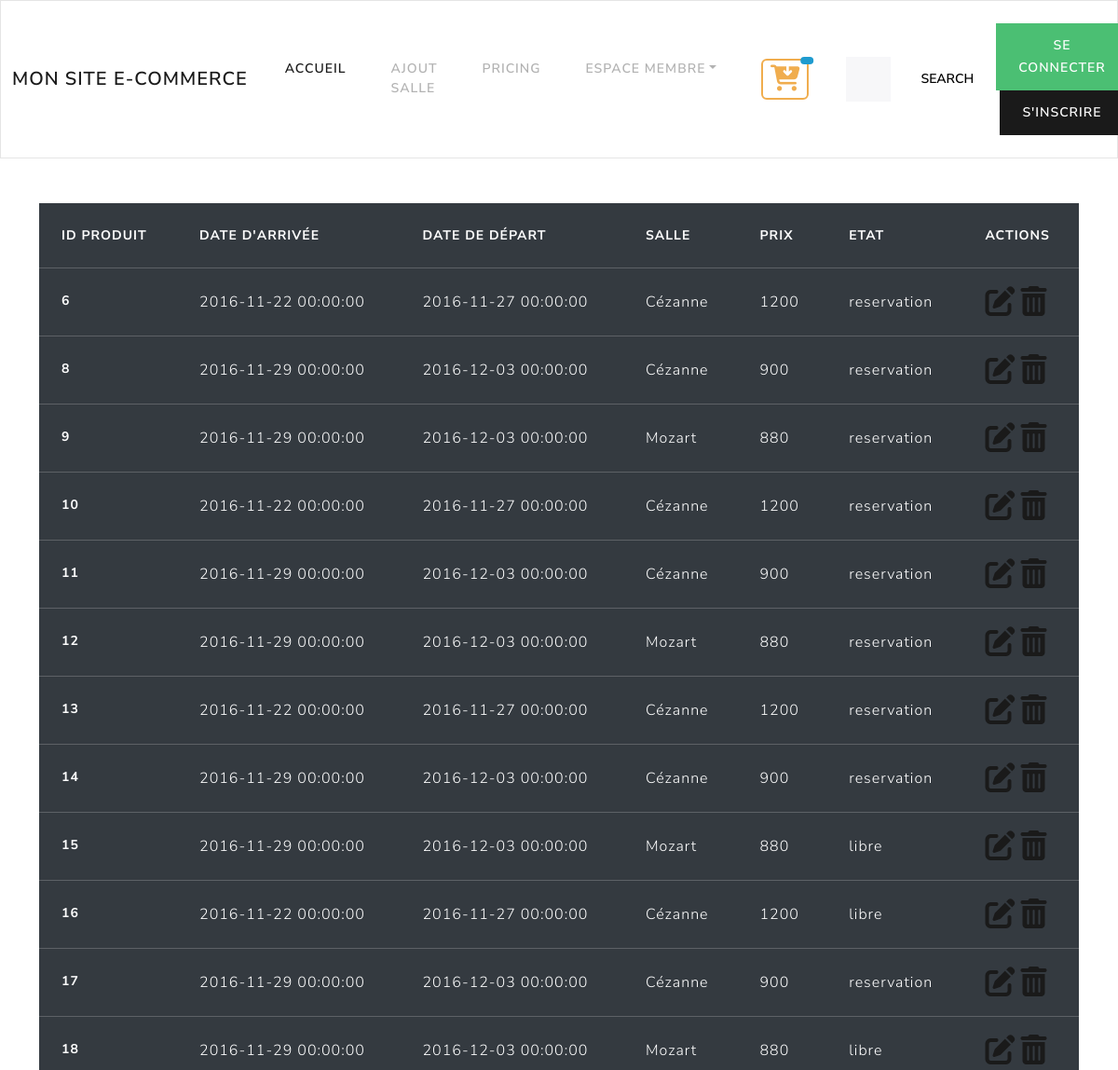
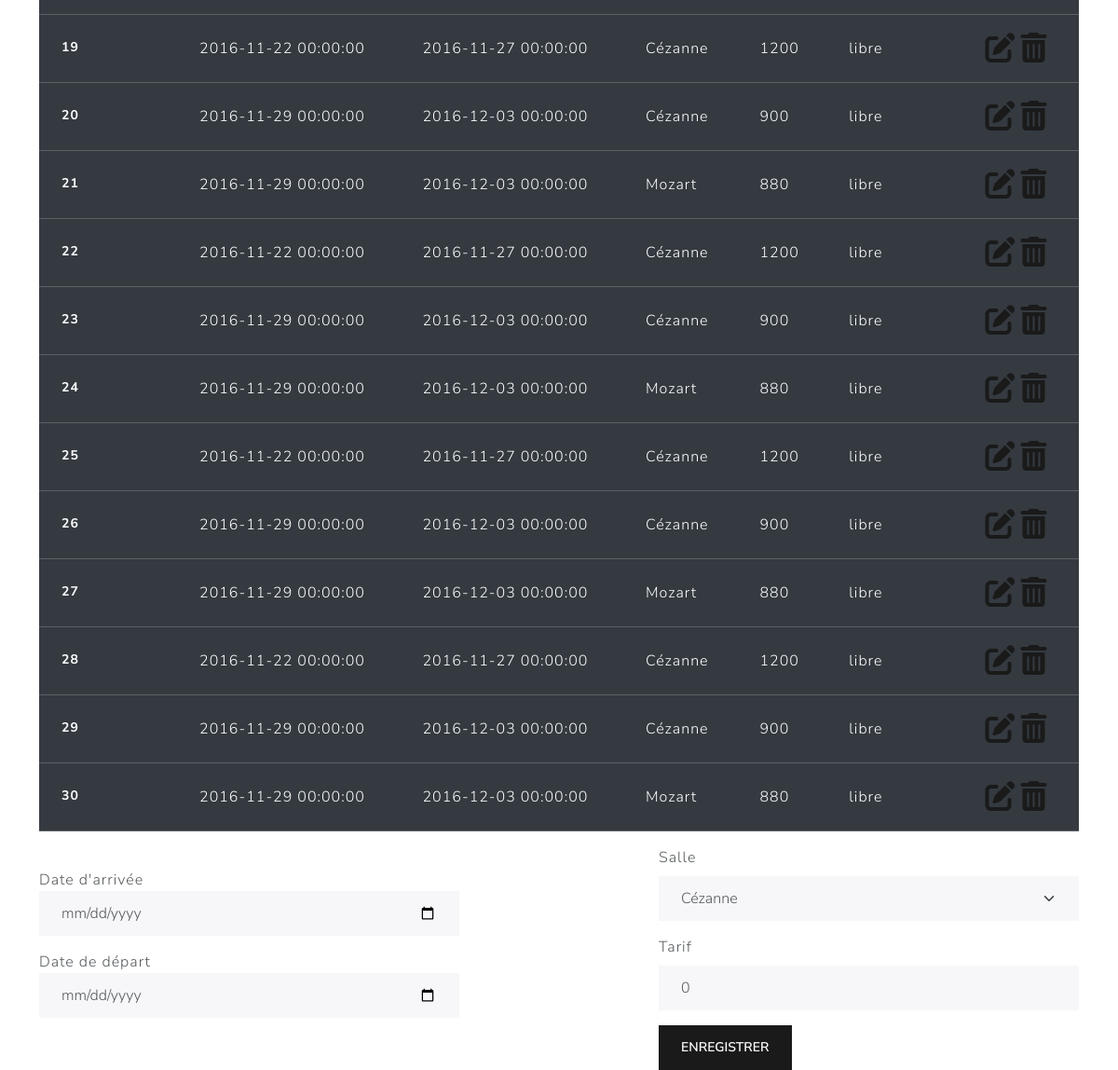
The app's page /admin/gestion_produit.php with its own data (2 pictures, top to bottom).
### tables this page shows
CREATE TABLE `produit` (
  `id_produit` int(3) NOT NULL,
  `id_salle` int(3) NOT NULL,
  `date_arrivee` datetime NOT NULL,
  `date_depart` datetime NOT NULL,
  `prix` int(3) NOT NULL,
  `etat` enum('libre','reservation') NOT NULL
);

CREATE TABLE `salle` (
  `id_salle` int(3) NOT NULL,
  `titre` varchar(200) NOT NULL,
  `description` text NOT NULL,
  `photo` varchar(200) NOT NULL,
  `pays` varchar(20) NOT NULL,
  `ville` varchar(20) NOT NULL,
  `adresse` varchar(50) NOT NULL,
  `cp` int(5) NOT NULL,
  `capacite` int(3) NOT NULL,
  `categorie` enum('réunion','bureau','formation') NOT NULL
);

### inc/init.php (called while the page is built, shortened)
<?php
$pdo = new PDO('mysql:host=localhost;dbname=lokisalle', 'root', 'root', array(PDO::ATTR_ERRMODE => PDO::ERRMODE_WARNING, PDO::MYSQL_ATTR_INIT_COMMAND => 'SET NAMES utf8'));
function executeRequete($requete, $param = array())
{
    foreach ($param as $marqueur => $valeur) {
               $param[$marqueur] = htmlspecialchars($valeur);
    }
    global $pdo;
    $resultat = $pdo->prepare($requete);
    $success = $resultat->execute($param);
    if ($success) {
         return $resultat;
    } else {
        return false;
    }
}

### admin/gestion_produit.php (the view, shortened to what this page needs)
<?php require_once '../inc/header.php';
$resultat= executeRequete("SELECT * FROM produit ");
$produits=$resultat->fetchAll(PDO::FETCH_ASSOC);
$req=executeRequete("SELECT * FROM salle");
$salles=$req->fetchAll(PDO::FETCH_ASSOC);
?>
<table class="table table-dark">
    <thead>
    <tr>
        <th scope="col">id produit</th>
        <th scope="col">date d'arrivée</th>
        <th scope="col">date de départ</th>
        <th scope="col">salle</th>
        <th scope="col">prix</th>
        <th scope="col">etat</th>
        <th scope="col">actions</th>
    </tr>
    </thead>
    <tbody>
    <?php foreach ($produits as $produit):
        $r=executeRequete("SELECT titre FROM salle WHERE id_salle=:id_salle", array(
                ':id_salle'=>$produit['id_salle']
        ));
       $piece=$r->fetch(PDO::FETCH_ASSOC);
        ?>
        <tr>
            <th scope="row"><?= $produit['id_produit'] ?></th>
            <td><?=$produit['date_arrivee'] ?></td>
            <td><?=$produit['date_depart'] ?></td>
            <td><?=$piece['titre']?></td>
            <td><?=$produit['prix'] ?></td>
            <td><?=$produit['etat'] ?></td>
            <td>
                <a href="?id=<?= $produit['id_produit'] ?>&action=edit"><i class="fa-solid fa-pen-to-square fa-2xl"></i></a>
                <a href="?id=<?= $produit['id_produit'] ?>&action=delete"> <i class="fa-solid fa-trash-can fa-2xl"></i></a>
            </td>
        </tr>
    <?php endforeach; ?>
    </tbody>
</table>
<form method="post" action="" enctype="multipart/form-data">
    <div class="row justify-content-between">
        <div class="col-md-5"><br>
            <div class="mb-3">
                <label class="control-label" for="date">Date d'arrivée</label>
                <input class="form-control" value="<?= substr($prod['date_arrivee'], 0, -9) ?? ''; ?>" id="date" name="date_arrivee"  type="date" />
            </div>
            <div class="mb-3">
                <label class="control-label" for="date">Date de départ</label>
                <input class="form-control" value="<?= substr($prod['date_depart'], 0, -9) ?? ''; ?>" id="date" name="date_depart"  type="date" />
            </div>
        </div>
        <div class="col-md-5">
            <div class="mb-3">
                <label for="exampleInputPassword1" class="form-label">Salle</label>
                <select class="form-select" name="id_salle" aria-label="Default select example">
                   <?php foreach ($salles as $salle):  ?>
                       <option <?php if (isset($prod) && $prod['id_salle'] == $salle['id_salle']): echo 'selected'; endif; ?> value="<?= $salle['id_salle'] ?>"><?= $salle['titre'] ?></option>
                    <?php endforeach; ?>
                </select>
            </div>
            <div class="mb-3">
                <label for="exampleInputPassword1" class="form-label">Tarif</label>
                <input type="number" name="prix" value=<?= $prod['prix'] ?? 0 ?> class="form-control" id="exampleInputPassword1" placeholder="Prix en euros">
            </div>
            <button type="submit" class="btn btn-primary">Enregistrer</button>
        </div>
    </div>
</form>
<?php require_once '../inc/footer.php';

### records on screen
produit: id_produit "6", date_arrivee "2016-11-22 00:00:00", date_depart "2016-11-27 00:00:00", id_salle.titre "Cézanne", prix "1200", etat "reservation"
produit: id_produit "8", date_arrivee "2016-11-29 00:00:00", date_depart "2016-12-03 00:00:00", id_salle.titre "Cézanne", prix "900", etat "reservation"
produit: id_produit "9", date_arrivee "2016-11-29 00:00:00", date_depart "2016-12-03 00:00:00", id_salle.titre "Mozart", prix "880", etat "reservation"
produit: id_produit "10", date_arrivee "2016-11-22 00:00:00", date_depart "2016-11-27 00:00:00", id_salle.titre "Cézanne", prix "1200", etat "reservation"
produit: id_produit "11", date_arrivee "2016-11-29 00:00:00", date_depart "2016-12-03 00:00:00", id_salle.titre "Cézanne", prix "900", etat "reservation"
produit: id_produit "12", date_arrivee "2016-11-29 00:00:00", date_depart "2016-12-03 00:00:00", id_salle.titre "Mozart", prix "880", etat "reservation"
produit: id_produit "13", date_arrivee "2016-11-22 00:00:00", date_depart "2016-11-27 00:00:00", id_salle.titre "Cézanne", prix "1200", etat "reservation"
produit: id_produit "14", date_arrivee "2016-11-29 00:00:00", date_depart "2016-12-03 00:00:00", id_salle.titre "Cézanne", prix "900", etat "reservation"
produit: id_produit "15", date_arrivee "2016-11-29 00:00:00", date_depart "2016-12-03 00:00:00", id_salle.titre "Mozart", prix "880", etat "libre"
produit: id_produit "16", date_arrivee "2016-11-22 00:00:00", date_depart "2016-11-27 00:00:00", id_salle.titre "Cézanne", prix "1200", etat "libre"
produit: id_produit "17", date_arrivee "2016-11-29 00:00:00", date_depart "2016-12-03 00:00:00", id_salle.titre "Cézanne", prix "900", etat "reservation"
produit: id_produit "18", date_arrivee "2016-11-29 00:00:00", date_depart "2016-12-03 00:00:00", id_salle.titre "Mozart", prix "880", etat "libre"
produit: id_produit "19", date_arrivee "2016-11-22 00:00:00", date_depart "2016-11-27 00:00:00", id_salle.titre "Cézanne", prix "1200", etat "libre"
produit: id_produit "20", date_arrivee "2016-11-29 00:00:00", date_depart "2016-12-03 00:00:00", id_salle.titre "Cézanne", prix "900", etat "libre"
produit: id_produit "21", date_arrivee "2016-11-29 00:00:00", date_depart "2016-12-03 00:00:00", id_salle.titre "Mozart", prix "880", etat "libre"
produit: id_produit "22", date_arrivee "2016-11-22 00:00:00", date_depart "2016-11-27 00:00:00", id_salle.titre "Cézanne", prix "1200", etat "libre"
produit: id_produit "23", date_arrivee "2016-11-29 00:00:00", date_depart "2016-12-03 00:00:00", id_salle.titre "Cézanne", prix "900", etat "libre"
produit: id_produit "24", date_arrivee "2016-11-29 00:00:00", date_depart "2016-12-03 00:00:00", id_salle.titre "Mozart", prix "880", etat "libre"
produit: id_produit "25", date_arrivee "2016-11-22 00:00:00", date_depart "2016-11-27 00:00:00", id_salle.titre "Cézanne", prix "1200", etat "libre"
produit: id_produit "26", date_arrivee "2016-11-29 00:00:00", date_depart "2016-12-03 00:00:00", id_salle.titre "Cézanne", prix "900", etat "libre"
produit: id_produit "27", date_arrivee "2016-11-29 00:00:00", date_depart "2016-12-03 00:00:00", id_salle.titre "Mozart", prix "880", etat "libre"
produit: id_produit "28", date_arrivee "2016-11-22 00:00:00", date_depart "2016-11-27 00:00:00", id_salle.titre "Cézanne", prix "1200", etat "libre"
produit: id_produit "29", date_arrivee "2016-11-29 00:00:00", date_depart "2016-12-03 00:00:00", id_salle.titre "Cézanne", prix "900", etat "libre"
produit: id_produit "30", date_arrivee "2016-11-29 00:00:00", date_depart "2016-12-03 00:00:00", id_salle.titre "Mozart", prix "880", etat "libre"

### other values on screen
form field id_salle "Cézanne"
